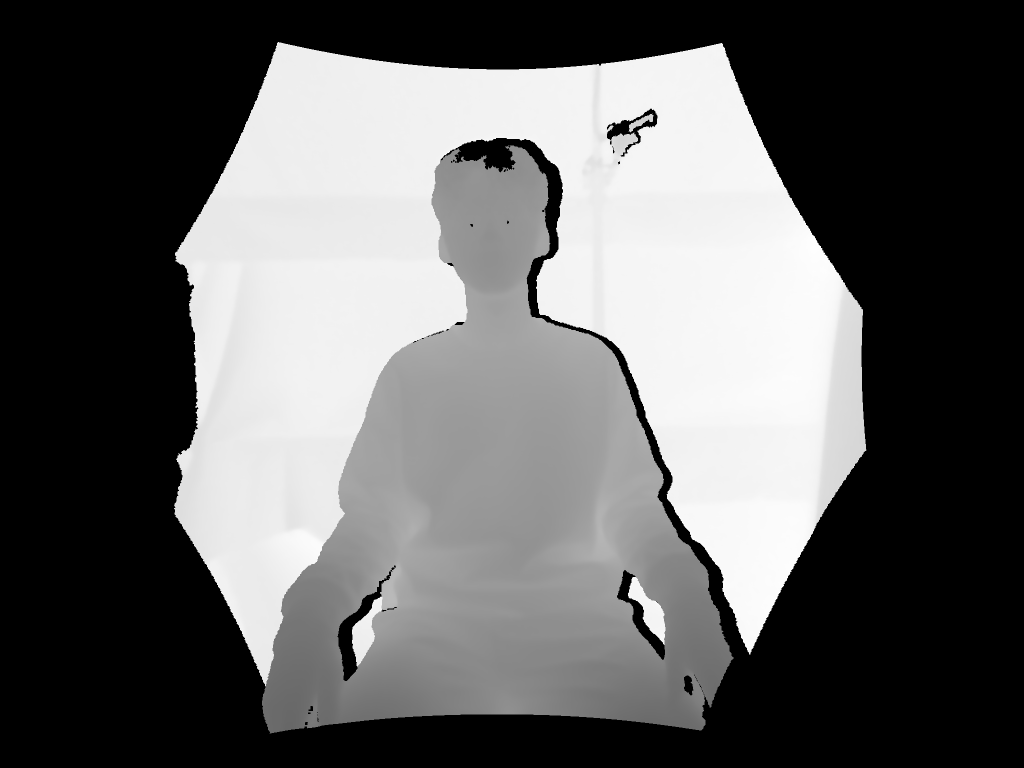
#> input picture new_data/depthtest/0/depth/0000000102.png, 2048 x 1536 px, found by its file name (shown at 1/2 size)
$ python Grey_image_generation.py
#> lines starting #> are read from the running program, lines starting #| are printed output that depends on the picture
from PIL import Image
import numpy as np
import math
#相机矩阵
fx=975.9293
fy=975.9497
cx=1029.9879
cy=766.8806
#裁切参数
i1=700
i2=1160
j1=820
j2=1200
def image_generation(depth_image_path,image_path,out_path,fx,fy,cx,cy,i1,i2,j1,j2):
#> called with depth_image_path = 'depth/0000000102.png', image_path = 'image/0000000102.jpg', out_path = 'out/', fx = 975.9, fy = 975.9, cx = 1030, cy = 766.9, i1 = 700
    D=np.array(Image.open(depth_image_path))
#> D is the input picture: shape (1536, 2048) uint16; min 0, max 1354, mean 521.3
    Ic=Image.open(image_path)
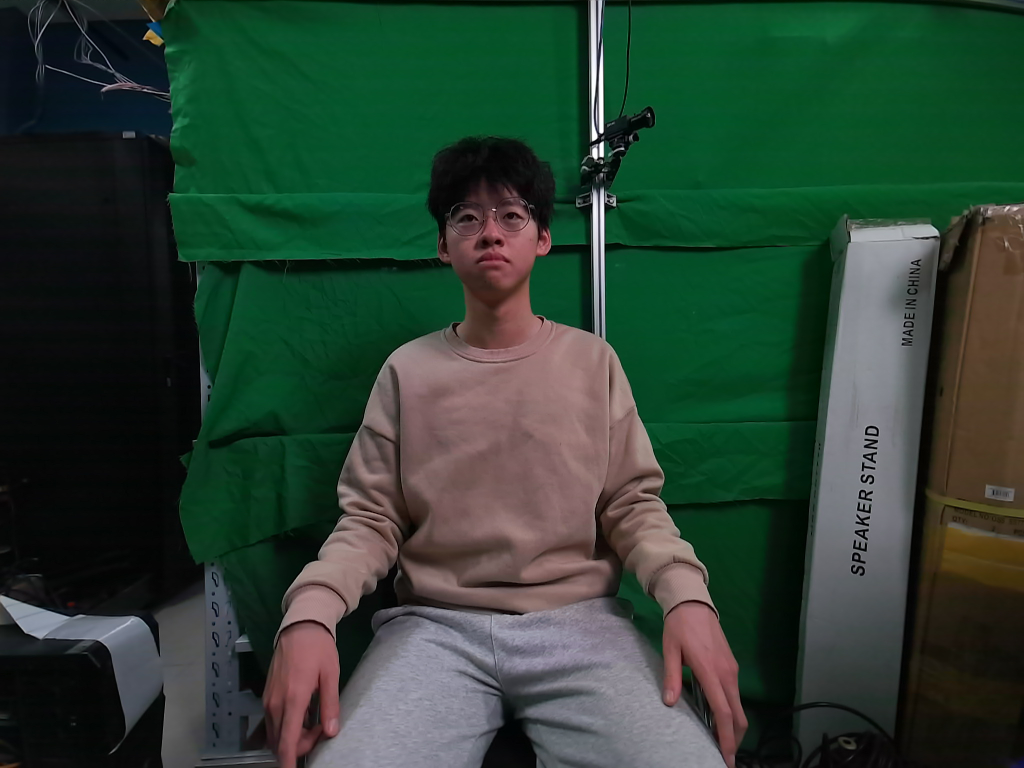
#> input picture new_data/depthtest/0/image/0000000102.jpg, 2048 x 1536 px, found by its file name (shown at 1/2 size)
#> Ic is the input picture: PIL image 2048x1536 RGB; mean R, G, B 43, 64.5, 50.4
    grey_im=Ic.convert('L')
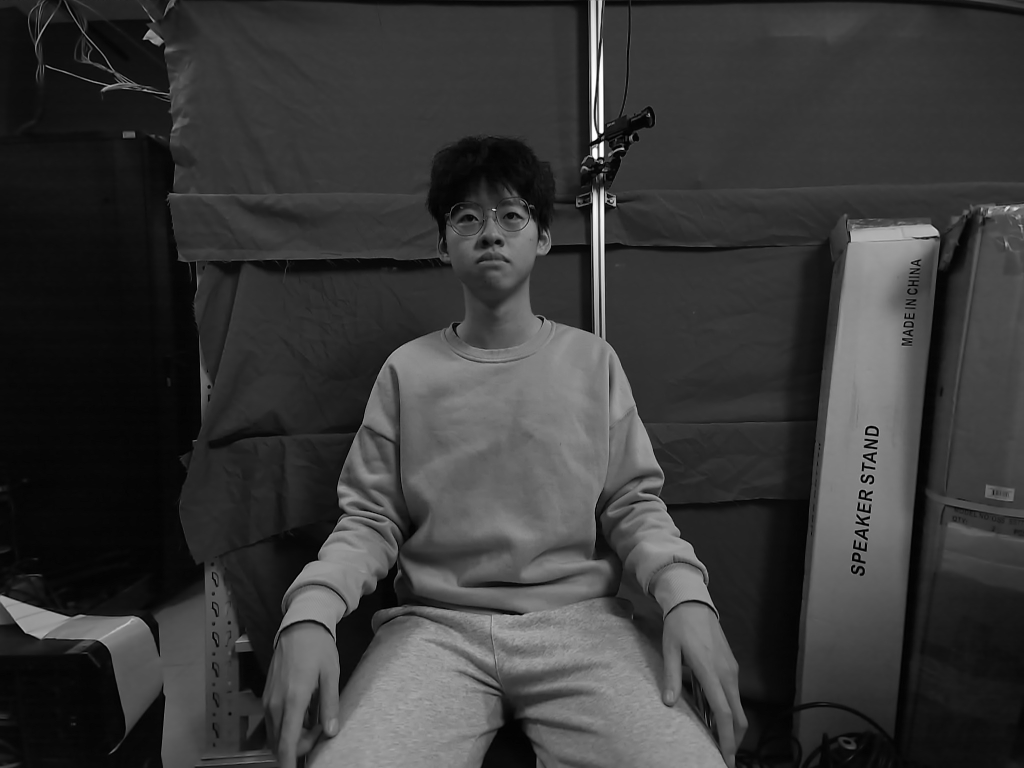
#> grey_im: PIL image 2048x1536 L (shown at 1/2 size); min 0, max 255, mean 56.5
    I=np.array(grey_im)
    I_cut=I[i1:i2,j1:j2]
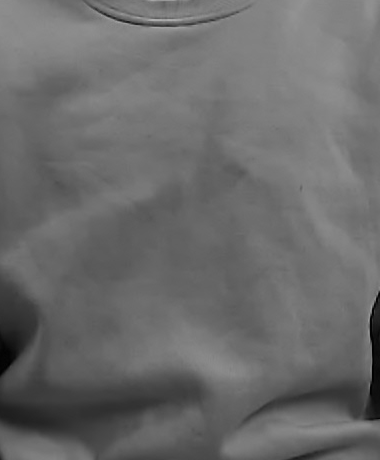
#> I_cut: shape (460, 380); min 1, max 176, mean 106.5
    I_cut=Image.fromarray(I_cut)
    I_cut.convert('L').save(out_path+'I_cut.png')
    mask=np.zeros((D.shape[0],D.shape[1]))
    for i in range(i1,i2+1):
        for j in range(j1,j2+1):
                mask[i][j]=1
    I_RESHAPE=np.zeros((I.shape[0],I.shape[1]))
    for i in range(I.shape[0]):
        for j in range(I.shape[1]):
                if mask[i][j]==0:
                    I_RESHAPE[i][j]=-1
                else :
                    I_RESHAPE[i][j]=I[i][j]
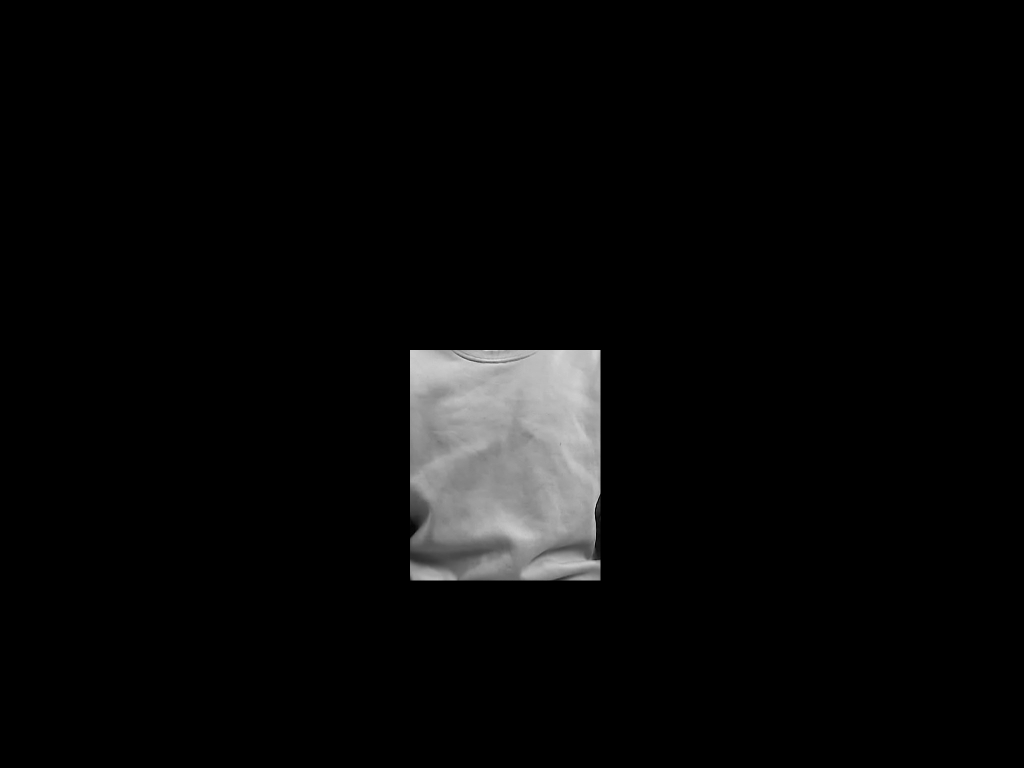
#> I_RESHAPE: shape (1536, 2048) float64 (shown at 1/2 size); min -1, max 176, mean 5; drawn with min black and max white
    I_RESHAPE=I_RESHAPE.reshape(I.shape[0]*I.shape[1],1)
    n=np.zeros((D.shape[0],D.shape[1],3))
    for i in range(n.shape[0]):
        for j in range(n.shape[1]):
                if mask[i][j]==1:
                    n[i][j][0]=(D[i][j-1]*(D[i][j]-D[i-1][j])/fy)
                    n[i][j][1]=(D[i-1][j]*(D[i][j]-D[i][j-1])/fx)
                    n[i][j][2]=n[i][j][0]*(cx-i)/fx+n[i][j][1]*(cy-j)/fy-D[i-1][j]*D[i][j-1]/fx/fy
                    m=math.sqrt(pow(n[i][j][0],2)+pow(n[i][j][1],2)+pow(n[i][j][2],2))
                    n[i][j][0]/=m
                    n[i][j][1]/=m
                    n[i][j][2]/=m
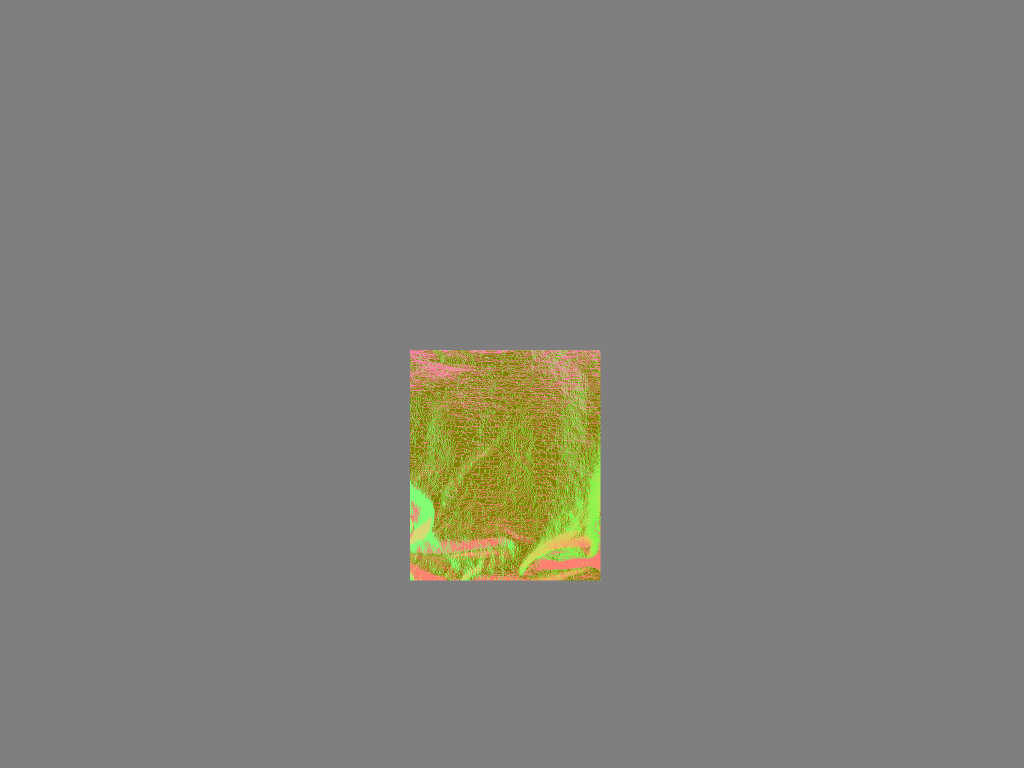
#> n: shape (1536, 2048, 3) float64 (shown at 1/2 size); mean of channels 0, 1, 2 0.0167, 0.0146, -0.0286; drawn with min black and max white
    H=np.zeros((I.shape[0],I.shape[1],9))
    for i in range(I.shape[0]):
        for j in range(I.shape[1]):
            if mask[i][j]!=0 :
                H[i][j][0]=1
                H[i][j][1]=n[i][j][1]
                H[i][j][2]=n[i][j][2]
                H[i][j][3]=n[i][j][0]
                H[i][j][4]=n[i][j][0]*n[i][j][1]
                H[i][j][5]=n[i][j][1]*n[i][j][2]
                H[i][j][6]=-pow(n[i][j][0],2)-pow(n[i][j][1],2)+2*pow(n[i][j][2],2)
                H[i][j][7]=n[i][j][2]*n[i][j][0]
                H[i][j][8]=pow(n[i][j][0],2)-pow(n[i][j][1],2)
    H=np.reshape(H,(-1,9))
    H_0removed=H[~np.all(H==0,axis=1)]
    I_0removed=I_RESHAPE[~np.all(I_RESHAPE==-1,axis=1)]
    l=np.linalg.inv(H_0removed.T@H_0removed)@H_0removed.T@I_0removed
#> l = [27.86, 93.23, -84.11, 23.32, -19.58, -21.66, -1.34, 202.4, 48.72]
#> (the run stopped early here; a loop or call above may not have finished)
